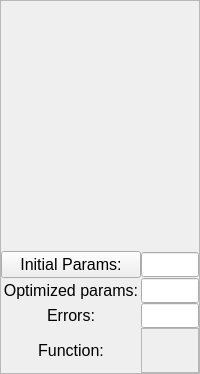
       <widget class="QFrame" name="slidersframe">
        <property name="sizePolicy">
         <sizepolicy hsizetype="Expanding" vsizetype="Expanding">
          <horstretch>0</horstretch>
          <verstretch>0</verstretch>
         </sizepolicy>
        </property>
        <property name="minimumSize">
         <size>
          <width>0</width>
          <height>0</height>
         </size>
        </property>
        <property name="maximumSize">
         <size>
          <width>15000</width>
          <height>650</height>
         </size>
        </property>
        <property name="font">
         <font>
          <pointsize>12</pointsize>
         </font>
        </property>
        <property name="frameShape">
         <enum>QFrame::StyledPanel</enum>
        </property>
        <property name="frameShadow">
         <enum>QFrame::Raised</enum>
        </property>
        <layout class="QGridLayout" name="gridLayout_7">
         <property name="leftMargin">
          <number>0</number>
         </property>
         <property name="topMargin">
          <number>0</number>
         </property>
         <property name="rightMargin">
          <number>0</number>
         </property>
         <property name="bottomMargin">
          <number>0</number>
         </property>
         <property name="spacing">
          <number>0</number>
         </property>
         <item row="2" column="0">
          <widget class="QLabel" name="label_9">
           <property name="sizePolicy">
            <sizepolicy hsizetype="Preferred" vsizetype="MinimumExpanding">
             <horstretch>0</horstretch>
             <verstretch>0</verstretch>
            </sizepolicy>
           </property>
           <property name="maximumSize">
            <size>
             <width>150</width>
             <height>20</height>
            </size>
           </property>
           <property name="font">
            <font>
             <pointsize>12</pointsize>
            </font>
           </property>
           <property name="text">
            <string>Optimized params:</string>
           </property>
           <property name="alignment">
            <set>Qt::AlignCenter</set>
           </property>
          </widget>
         </item>
         <item row="4" column="0">
          <widget class="QLabel" name="label_11">
           <property name="sizePolicy">
            <sizepolicy hsizetype="Preferred" vsizetype="MinimumExpanding">
             <horstretch>0</horstretch>
             <verstretch>0</verstretch>
            </sizepolicy>
           </property>
           <property name="maximumSize">
            <size>
             <width>150</width>
             <height>20</height>
            </size>
           </property>
           <property name="font">
            <font>
             <pointsize>12</pointsize>
            </font>
           </property>
           <property name="text">
            <string>Function:</string>
           </property>
           <property name="alignment">
            <set>Qt::AlignCenter</set>
           </property>
          </widget>
         </item>
         <item row="1" column="0">
          <widget class="QPushButton" name="quickaddParam">
           <property name="sizePolicy">
            <sizepolicy hsizetype="MinimumExpanding" vsizetype="Fixed">
             <horstretch>0</horstretch>
             <verstretch>0</verstretch>
            </sizepolicy>
           </property>
           <property name="maximumSize">
            <size>
             <width>140</width>
             <height>32</height>
            </size>
           </property>
           <property name="font">
            <font>
             <pointsize>12</pointsize>
            </font>
           </property>
           <property name="text">
            <string>Initial Params:</string>
           </property>
           <property name="autoDefault">
            <bool>false</bool>
           </property>
          </widget>
         </item>
         <item row="3" column="0">
          <widget class="QLabel" name="label_10">
           <property name="sizePolicy">
            <sizepolicy hsizetype="Preferred" vsizetype="MinimumExpanding">
             <horstretch>0</horstretch>
             <verstretch>0</verstretch>
            </sizepolicy>
           </property>
           <property name="maximumSize">
            <size>
             <width>150</width>
             <height>20</height>
            </size>
           </property>
           <property name="font">
            <font>
             <pointsize>12</pointsize>
            </font>
           </property>
           <property name="text">
            <string>Errors:</string>
           </property>
           <property name="alignment">
            <set>Qt::AlignCenter</set>
           </property>
          </widget>
         </item>
         <item row="0" column="0" colspan="3">
          <widget class="QScrollArea" name="parea">
           <property name="minimumSize">
            <size>
             <width>0</width>
             <height>250</height>
            </size>
           </property>
           <property name="font">
            <font>
             <pointsize>12</pointsize>
            </font>
           </property>
           <property name="frameShape">
            <enum>QFrame::NoFrame</enum>
           </property>
           <property name="lineWidth">
            <number>2</number>
           </property>
           <property name="verticalScrollBarPolicy">
            <enum>Qt::ScrollBarAsNeeded</enum>
           </property>
           <property name="sizeAdjustPolicy">
            <enum>QAbstractScrollArea::AdjustIgnored</enum>
           </property>
           <property name="widgetResizable">
            <bool>true</bool>
           </property>
           <widget class="QWidget" name="scrollAreaWidgetContents_2">
            <property name="geometry">
             <rect>
              <x>0</x>
              <y>0</y>
              <width>1714</width>
              <height>320</height>
             </rect>
            </property>
            <layout class="QHBoxLayout" name="horizontalLayout">
             <property name="spacing">
              <number>0</number>
             </property>
             <property name="leftMargin">
              <number>0</number>
             </property>
             <property name="topMargin">
              <number>0</number>
             </property>
             <property name="rightMargin">
              <number>0</number>
             </property>
             <property name="bottomMargin">
              <number>0</number>
             </property>
             <item>
              <layout class="QHBoxLayout" name="sliderlayout">
               <property name="spacing">
                <number>0</number>
               </property>
              </layout>
             </item>
            </layout>
           </widget>
          </widget>
         </item>
         <item row="1" column="1" colspan="2">
          <widget class="QLineEdit" name="inparams">
           <property name="sizePolicy">
            <sizepolicy hsizetype="Ignored" vsizetype="Expanding">
             <horstretch>0</horstretch>
             <verstretch>0</verstretch>
            </sizepolicy>
           </property>
           <property name="minimumSize">
            <size>
             <width>0</width>
             <height>20</height>
            </size>
           </property>
           <property name="maximumSize">
            <size>
             <width>16777215</width>
             <height>25</height>
            </size>
           </property>
           <property name="font">
            <font>
             <pointsize>12</pointsize>
            </font>
           </property>
          </widget>
         </item>
         <item row="2" column="1" colspan="2">
          <widget class="QLineEdit" name="optparams">
           <property name="sizePolicy">
            <sizepolicy hsizetype="Ignored" vsizetype="Expanding">
             <horstretch>0</horstretch>
             <verstretch>0</verstretch>
            </sizepolicy>
           </property>
           <property name="minimumSize">
            <size>
             <width>0</width>
             <height>20</height>
            </size>
           </property>
           <property name="maximumSize">
            <size>
             <width>16777215</width>
             <height>25</height>
            </size>
           </property>
           <property name="font">
            <font>
             <pointsize>12</pointsize>
            </font>
           </property>
          </widget>
         </item>
         <item row="3" column="1" colspan="2">
          <widget class="QLineEdit" name="optErrPars">
           <property name="sizePolicy">
            <sizepolicy hsizetype="Ignored" vsizetype="Expanding">
             <horstretch>0</horstretch>
             <verstretch>0</verstretch>
            </sizepolicy>
           </property>
           <property name="minimumSize">
            <size>
             <width>0</width>
             <height>20</height>
            </size>
           </property>
           <property name="maximumSize">
            <size>
             <width>16777215</width>
             <height>25</height>
            </size>
           </property>
           <property name="font">
            <font>
             <pointsize>12</pointsize>
            </font>
           </property>
          </widget>
         </item>
         <item row="4" column="1" colspan="2">
          <widget class="QFrame" name="frameFun">
           <property name="sizePolicy">
            <sizepolicy hsizetype="Preferred" vsizetype="Expanding">
             <horstretch>0</horstretch>
             <verstretch>0</verstretch>
            </sizepolicy>
           </property>
           <property name="minimumSize">
            <size>
             <width>0</width>
             <height>45</height>
            </size>
           </property>
           <property name="maximumSize">
            <size>
             <width>16777215</width>
             <height>65</height>
            </size>
           </property>
           <property name="font">
            <font>
             <pointsize>12</pointsize>
            </font>
           </property>
           <property name="frameShape">
            <enum>QFrame::StyledPanel</enum>
           </property>
           <property name="frameShadow">
            <enum>QFrame::Raised</enum>
           </property>
           <layout class="QGridLayout" name="layoutFun">
            <property name="leftMargin">
             <number>0</number>
            </property>
            <property name="topMargin">
             <number>0</number>
            </property>
            <property name="rightMargin">
             <number>0</number>
            </property>
            <property name="bottomMargin">
             <number>0</number>
            </property>
            <property name="spacing">
             <number>0</number>
            </property>
           </layout>
          </widget>
         </item>
        </layout>
       </widget>
